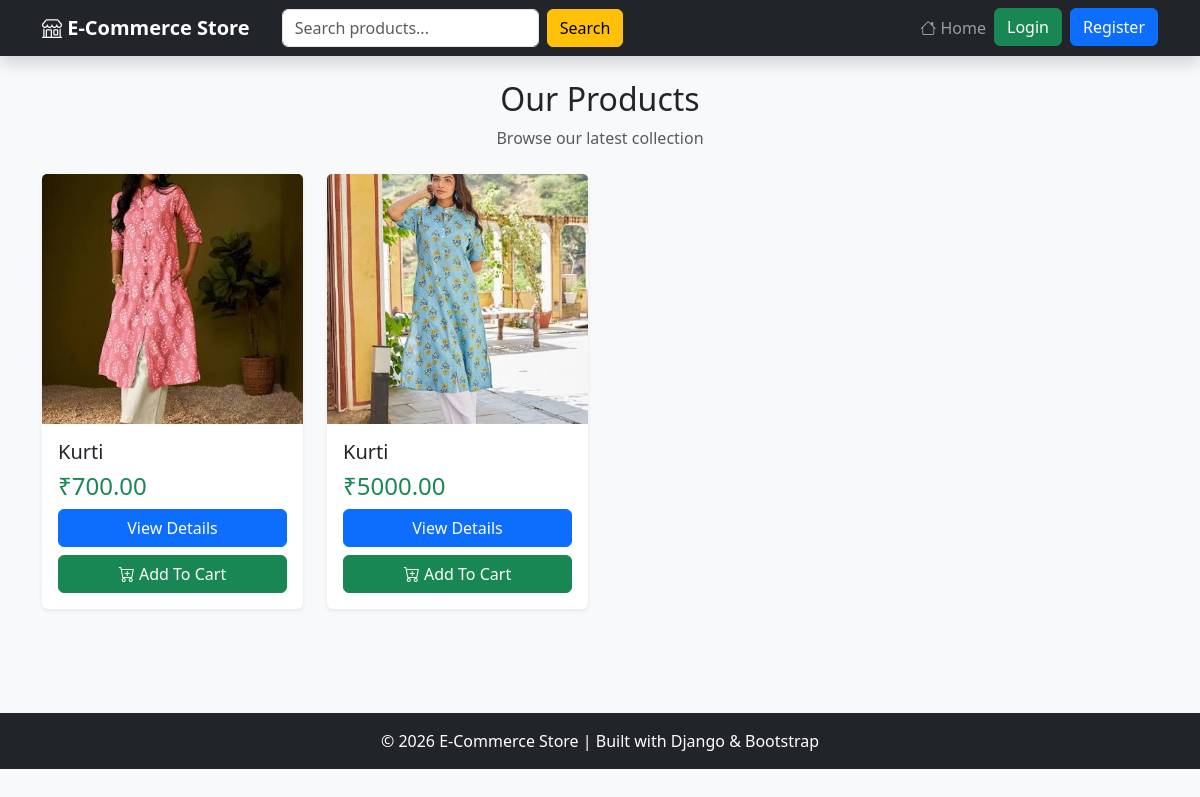
Before: / with the older database file.
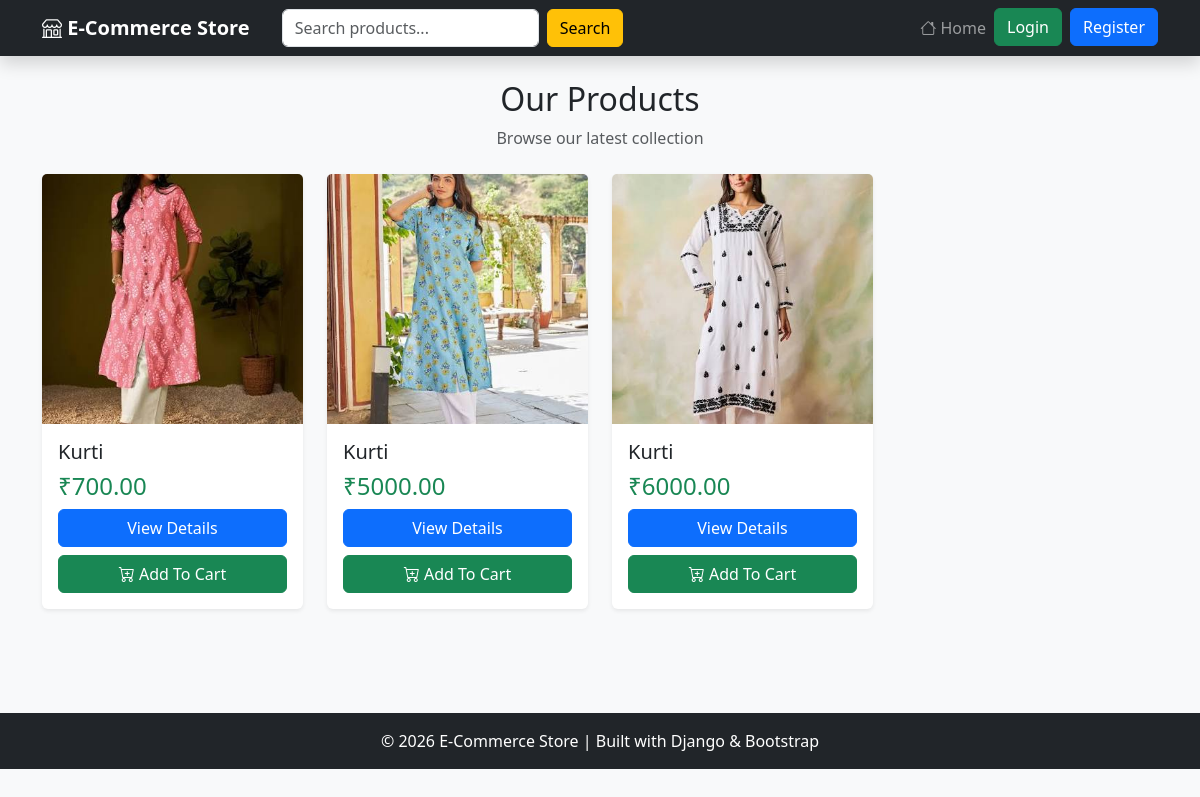
After: the same page with the newer database file.
### store/models.py (models this page shows, shortened)
class Product(models.Model):
    category = models.ForeignKey(Category, on_delete=models.CASCADE)
    name = models.CharField(max_length=200)
    price = models.DecimalField(max_digits=10, decimal_places=2)
    description = models.TextField()
    image = models.ImageField(
        upload_to='products/',
        blank=True,
        null=True
    )

### store/views.py (the view)
# urls.py: path('', views.product_list, name='product_list'),
def product_list(request):
    query = request.GET.get('q')
    if query:
        products = Product.objects.filter(
            Q(name__icontains=query) |
            Q(description__icontains=query)
        )
    else:
        products = Product.objects.all()
    return render(
        request,
        'store/product_list.html',
        {'products': products}
    )

### store/templates/store/product_list.html (shortened to what this page needs)
{% extends 'store/base.html' %}
{% block content %}
<div class="text-center mb-4">
    <h2>Our Products</h2>
    <p class="text-muted">
        Browse our latest collection
    </p>
</div>
<div class="row">
{% for product in products %}
<div class="col-md-4 col-lg-3 mb-4">
    <div class="card h-100 shadow-sm border-0 product-card">
        {% if product.image %}
        <img src="{{ product.image.url }}"
             class="card-img-top"
             style="height:250px; object-fit:cover;"
             alt="{{ product.name }}">
        {% else %}
        <img src="https://via.placeholder.com/300x250"
             class="card-img-top"
             alt="No Image">
        {% endif %}
        <div class="card-body d-flex flex-column">
            <h5 class="card-title">
                {{ product.name }}
            </h5>
            <h4 class="text-success">
                ₹{{ product.price }}
            </h4>
            <div class="mt-auto">
                <a href="{% url 'product_detail' product.id %}"
                   class="btn btn-primary w-100 mb-2">
                    View Details
                </a>
                <a href="{% url 'add_to_cart' product.id %}"
                   class="btn btn-success w-100">
                    <i class="bi bi-cart-plus"></i>
                    Add To Cart
                </a>
            </div>
        </div>
    </div>
</div>
{% empty %}
<div class="col-12">
    <div class="alert alert-info text-center">
        No Products Available
    </div>
</div>
{% endfor %}
</div>
{% endblock %}

### store/templates/store/base.html (shortened to what this page needs)
<!DOCTYPE html>
<html lang="en">
<head>
    <link href="https://cdn.jsdelivr.net/npm/bootstrap@5.3.3/dist/css/bootstrap.min.css" rel="stylesheet">
    <link rel="stylesheet"
          href="https://cdn.jsdelivr.net/npm/bootstrap-icons@1.11.3/font/bootstrap-icons.css">
</head>
<body>
<nav class="navbar navbar-expand-lg navbar-dark bg-dark shadow">
    <div class="container">
        <a class="navbar-brand" href="/">
            <i class="bi bi-shop"></i>
            E-Commerce Store
        </a>
        <form class="d-flex mx-3" method="GET" action="/">
            <input
                class="form-control me-2"
                type="search"
                name="q"
                placeholder="Search products..."
                value="{{ request.GET.q }}"
            >
            <button class="btn btn-warning" type="submit">
                Search
            </button>
        </form>
        <div class="collapse navbar-collapse" id="navbarNav">
            <ul class="navbar-nav ms-auto">
                <li class="nav-item">
                    <a class="nav-link" href="/">
                        <i class="bi bi-house"></i>
                        Home
                    </a>
                </li>
                {% if user.is_authenticated %}
                <li class="nav-item">
                    <a class="nav-link" href="{% url 'wishlist' %}">
                        ❤️ Wishlist
                    </a>
                </li>
                <li class="nav-item">
                    <a class="nav-link" href="{% url 'cart' %}">
                        <i class="bi bi-cart3"></i>
                        Cart
                    </a>
                </li>
                <li class="nav-item">
                    <a class="nav-link" href="{% url 'my_orders' %}">
                        <i class="bi bi-bag-check"></i>
                        Orders
                    </a>
                </li>
                <li class="nav-item">
                    <span class="nav-link">
                        <i class="bi bi-person-circle"></i>
                        {{ user.username }}
                    </span>
                </li>
                <li class="nav-item">
                    <a class="btn btn-danger ms-2"
                       href="{% url 'logout' %}">
                        Logout
                    </a>
                </li>
                {% else %}
                <li class="nav-item">
                    <a class="btn btn-success me-2"
                       href="{% url 'login' %}">
                        Login
                    </a>
                </li>
                <li class="nav-item">
                    <a class="btn btn-primary"
                       href="{% url 'register' %}">
                        Register
                    </a>
                </li>
                {% endif %}
            </ul>
        </div>
    </div>
</nav>
<div class="container mt-4">
    {% block content %}
    {% endblock %}
</div>
<footer class="bg-dark text-white text-center py-3">
    <div class="container">
        <p class="mb-0">
            © 2026 E-Commerce Store | Built with Django & Bootstrap
        </p>
    </div>
</footer>
</body>
</html>

### store/templates/store/base.html (style rules this page uses)
body { background-color:#f8f9fa; }
.navbar { position: sticky; top: 0; z-index: 1000; backdrop-filter: blur(10px); }
.navbar-brand { font-weight:bold; }
.product-card { transition:0.3s; }
footer { margin-top:80px; }

Changed rows visible on the page:
added Product: image (picture), name "Kurti", price "6000.00"
